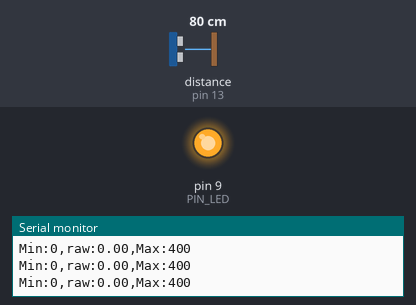
This sketch was run on a simulated Arduino Uno, built with avr-gcc and run on an emulated ATmega328P. Parts: output pins drawn as LEDs (lit = HIGH), the last lines printed to the serial monitor. Wiring (inferred from the names in the program): ultrasonic range finder: trigger pin 12; echo pin 13. The test bench sets the inputs (shaded band); at power-on: distance to the obstacle (sensor on pin 13) 80 cm. The echo pulse lasts 58.3 µs per cm; pins used as bus, display or sensor lines are not drawn.

Above: at 1.2 s.
1.3 s: distance to the obstacle (sensor on pin 13) set to 18 cm
4.3 s: distance to the obstacle (sensor on pin 13) set to 2 cm
At 4.3 s:
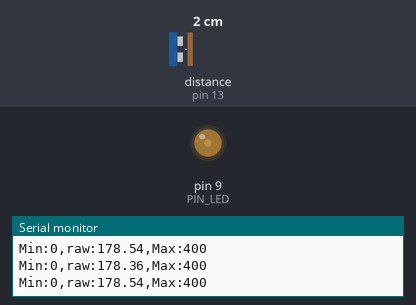
Timing chart, 0 to 7.3 s (numbered marks = the images above; inputs shaded):
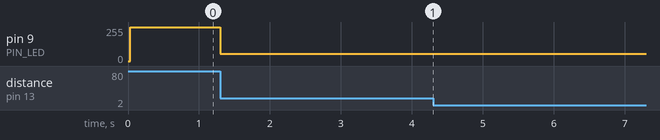

Measured:
- after the input at 4.3 s, pin 9 (PIN_LED): stops changing and stays 54/255

The sketch:

08_example_2.ino
```cpp
// Arduino pin assignment
#define PIN_LED 9
#define PIN_TRIG 12
#define PIN_ECHO 13

// configurable parameters
#define SND_VEL 346.0 // sound velocity at 24 celsius degree (unit: m/s)
#define INTERVAL 25 // sampling interval (unit: ms) 100->25
#define _DIST_MIN 100 // minimum distance to be measured (unit: mm)
#define _DIST_MAX 300 // maximum distance to be measured (unit: mm)

// global variables
float timeout; // unit: us
float dist_min, dist_max, dist_raw; // unit: mm
unsigned long last_sampling_time; // unit: ms
float scale; // used for pulse duration to distance conversion
float befVal = 0.0; // Before Val
float temp;

void setup() {
// initialize GPIO pins
  pinMode(PIN_LED,OUTPUT);
  pinMode(PIN_TRIG,OUTPUT);
  digitalWrite(PIN_TRIG, LOW);
  pinMode(PIN_ECHO,INPUT);

// initialize USS related variables
  dist_min = _DIST_MIN;
  dist_max = _DIST_MAX; // output from USS (unit: mm)
  scale = 0.001 * 0.5 * SND_VEL;

  timeout = (INTERVAL / 2) * 1000.0; // precalculate pulseIn() timeout value. (unit: us)
  dist_raw = 0.0; // raw distance
// initialize serial port
  Serial.begin(57600);

// initialize last sampling time
  last_sampling_time = 0;
}

void loop() {
// wait until next sampling time.
// millis() returns the number of milliseconds since the program started. Will overflow after 50 days.
  if(millis() < last_sampling_time + INTERVAL) return;

// get a distance reading from the USS
  temp = USS_measure(PIN_TRIG,PIN_ECHO);
  if(temp == 0.0){
    dist_raw = befVal;
  }
  else{
    dist_raw = temp; // reading 반환
    befVal =temp;
  }

// output the read value to the serial port
  Serial.print("Min:0,");
  Serial.print("raw:");
  Serial.print(dist_raw);
  Serial.print(",");
  Serial.println("Max:400");

// turn on the LED if the distance is between dist_min and dist_max
  /*
  if(dist_raw < dist_min || dist_raw > dist_max) {
    analogWrite(PIN_LED, 255); // OFF
  }
  else {
    analogWrite(PIN_LED, 0);// ON
  }*/

  analogWrite(PIN_LED, LED_pow(dist_raw));

// do something here
  // delay(50); // Assume that it takes 50ms to do something.

// update last sampling time
  last_sampling_time += INTERVAL;
}

// get a distance reading from USS. return value is in millimeter.
float USS_measure(int TRIG, int ECHO)
{
  float reading;
  digitalWrite(TRIG, HIGH);
  delayMicroseconds(10);
  digitalWrite(TRIG, LOW);
  reading = pulseIn(ECHO, HIGH, timeout) * scale; // unit: mm
  if(reading < dist_min || reading > dist_max) reading = 0.0; // return 0 when out of range.
  return reading;
  // Pulse duration to distance conversion example (target distance = 17.3m)
  // - round trip distance: 34.6m
  // - expected pulse duration: 0.1 sec, or 100,000us
  // - pulseIn(ECHO, HIGH, timeout) * 0.001 * 0.5 * SND_VEL
  //           = 100,000 micro*sec * 0.001 milli/micro * 0.5 * 346 meter/sec
  //           = 100,000 * 0.001 * 0.5 * 346 * micro * sec * milli * meter
  //                                           ----------------------------
  //                                           micro * sec
  //           = 100 * 173 milli*meter = 17,300 mm = 17.3m
  // pulseIn() returns microseconds.
}

float LED_pow(float dist){
  float power;

  if(dist <= 200.0){
    power = 255.0 - ((dist/100 - 1.0) * 255.0); // 0일때 최대 255일때 꺼짐
  }
  else{
    power = ((dist/100 - 2.0) * 255.0);
  }

  return power;
}
```
